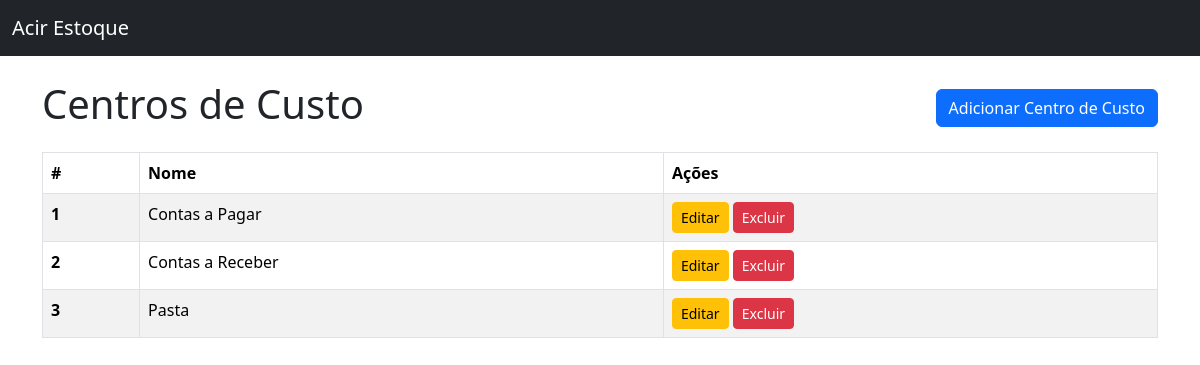
The app's page /pages/centros_de_custo.php with its own data.
### tables this page shows
CREATE TABLE centros_de_custo (
    id INT AUTO_INCREMENT PRIMARY KEY,
    nome VARCHAR(191) NOT NULL UNIQUE
);

### pages/centros_de_custo.php (the view)
<?php
require_once 'includes/db.php';
include_once 'includes/header.php';
$stmt = $pdo->query("SELECT * FROM centros_de_custo ORDER BY nome");
$centros_de_custo = $stmt->fetchAll(PDO::FETCH_ASSOC);
?>
<div class="d-flex justify-content-between align-items-center mb-3">
    <h1>Centros de Custo</h1>
    <a href="index.php?page=adicionar_centro_de_custo" class="btn btn-primary">Adicionar Centro de Custo</a>
</div>
<table class="table table-striped table-bordered">
    <thead>
        <tr>
            <th scope="col">#</th>
            <th scope="col">Nome</th>
            <th scope="col">Ações</th>
        </tr>
    </thead>
    <tbody>
        <?php if (count($centros_de_custo) > 0): ?>
            <?php foreach ($centros_de_custo as $centro): ?>
                <tr>
                    <th scope="row"><?= htmlspecialchars($centro['id']) ?></th>
                    <td><?= htmlspecialchars($centro['nome']) ?></td>
                    <td>
                        <a href="index.php?page=editar_centro_de_custo&id=<?= $centro['id'] ?>" class="btn btn-sm btn-warning">Editar</a>
                        <a href="index.php?page=excluir_centro_de_custo&id=<?= $centro['id'] ?>" class="btn btn-sm btn-danger" onclick="return confirm('Tem certeza que deseja excluir este centro de custo?')">Excluir</a>
                    </td>
                </tr>
            <?php endforeach; ?>
        <?php else: ?>
            <tr>
                <td colspan="3" class="text-center">Nenhum centro de custo cadastrado.</td>
            </tr>
        <?php endif; ?>
    </tbody>
</table>
<?php include_once 'includes/footer.php'; ?>

### records on screen
centros_de_custo: id "1", nome "Contas a Pagar"
centros_de_custo: id "2", nome "Contas a Receber"
centros_de_custo: id "3", nome "Pasta"
